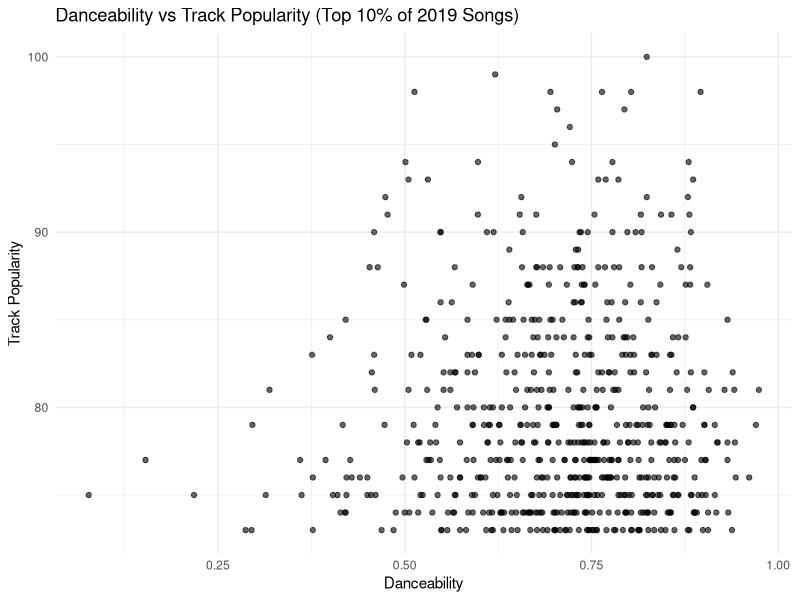
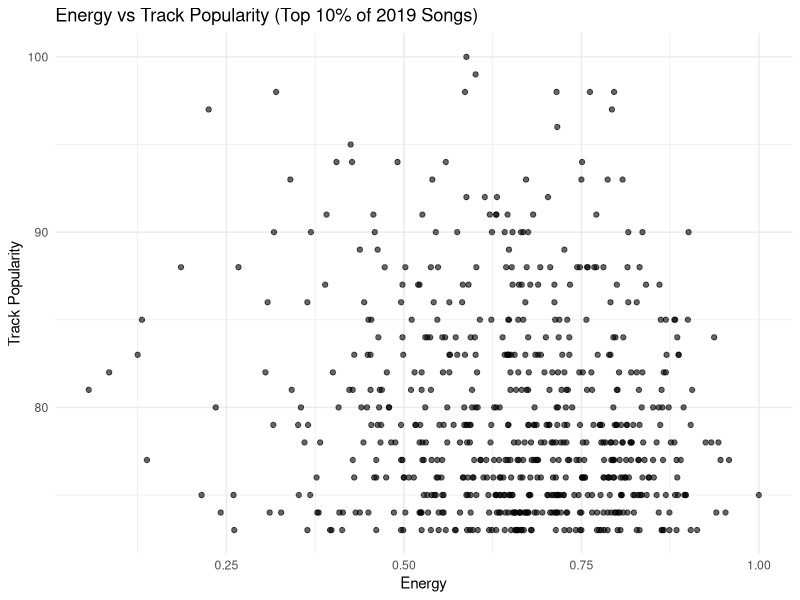
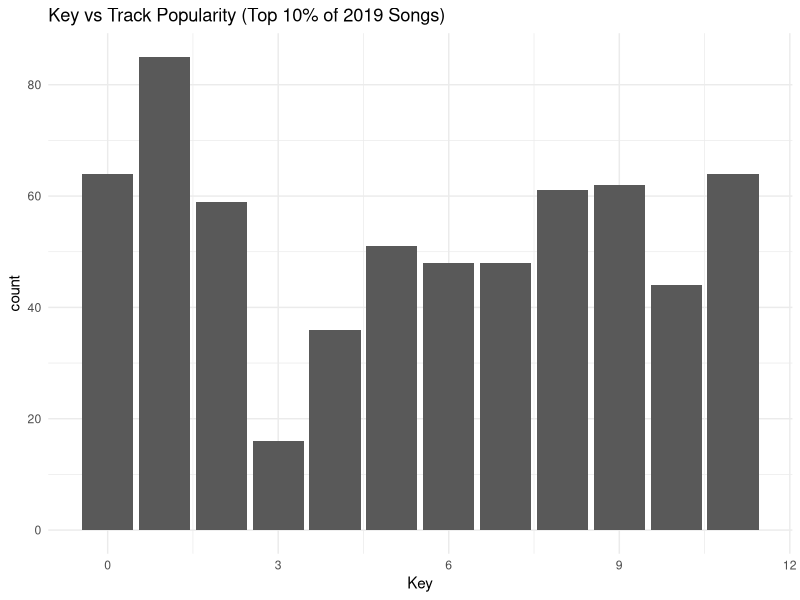
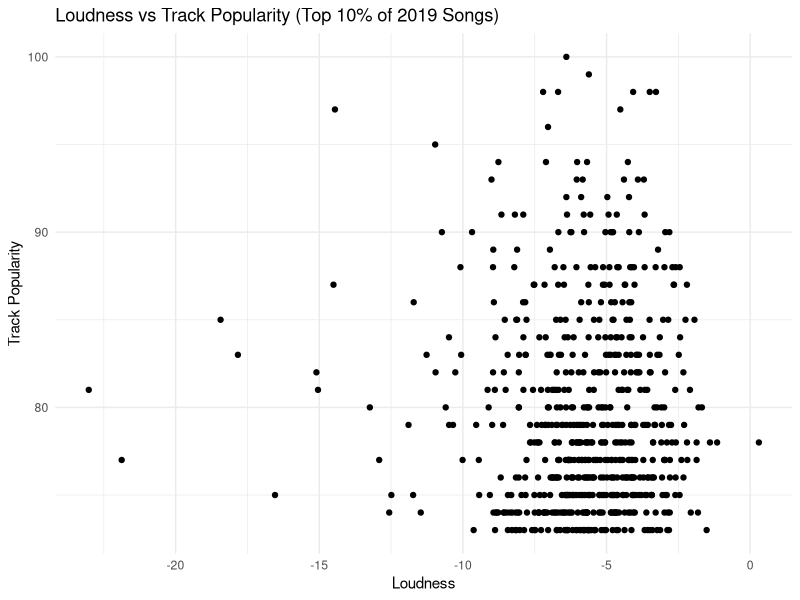
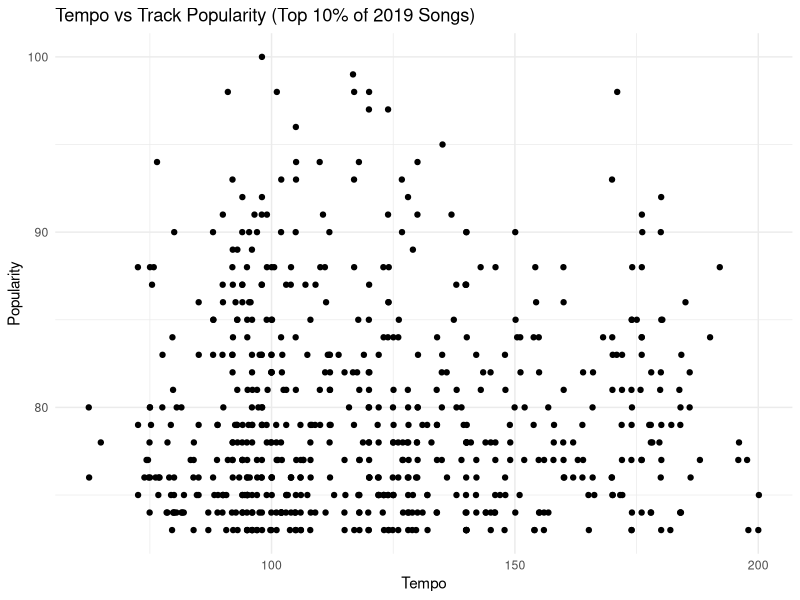
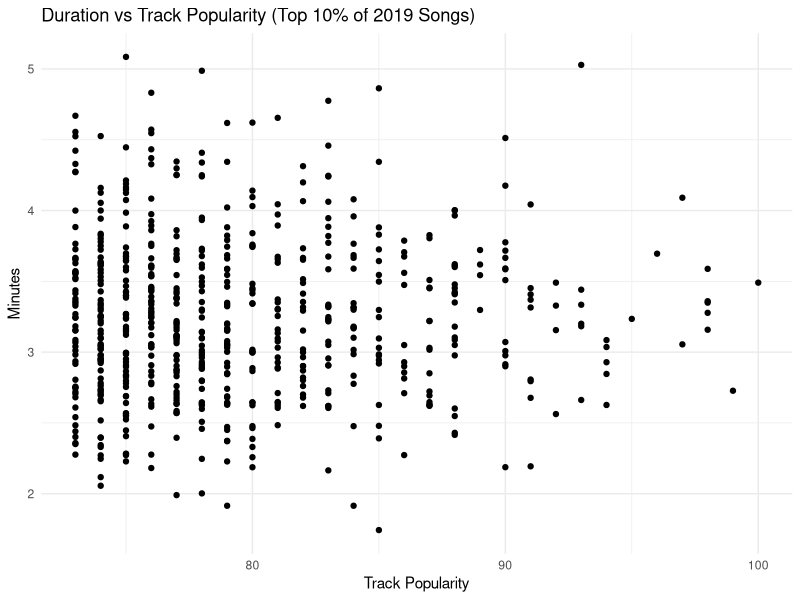
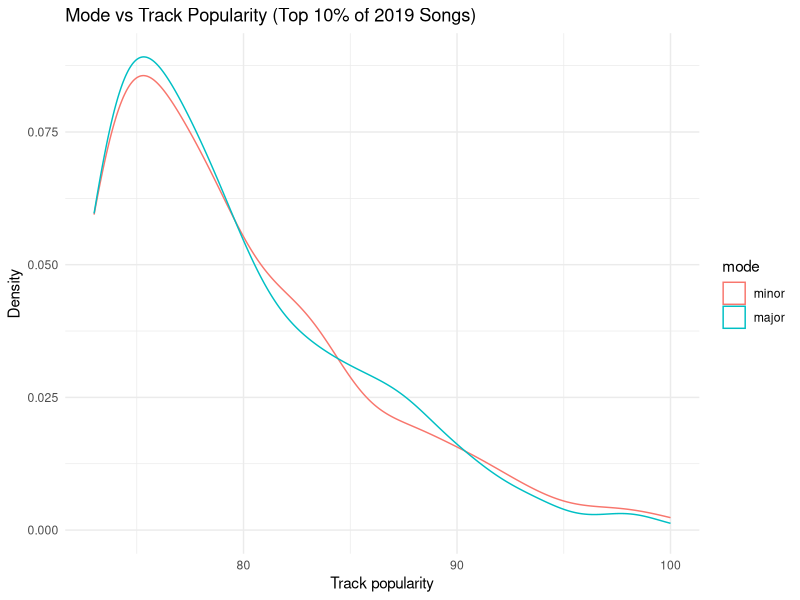
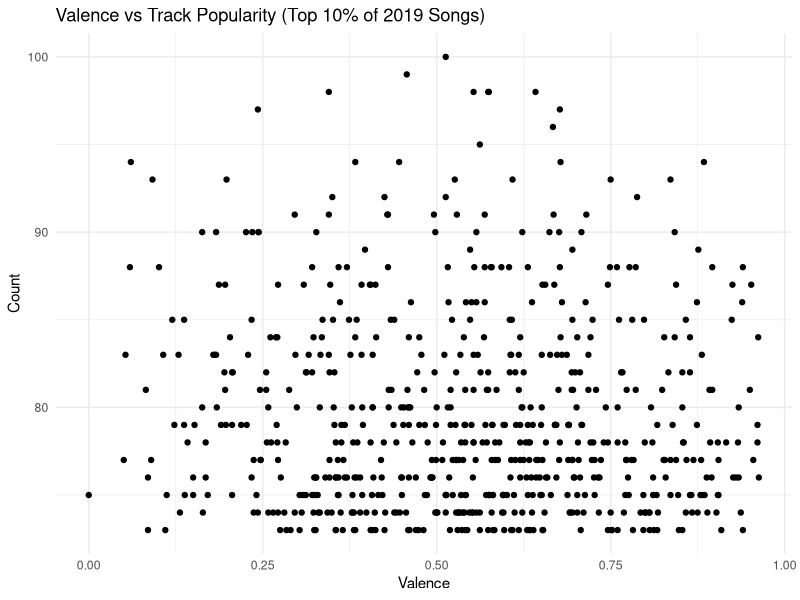

Write R code to recreate these figures, in order.
## ---- chunk 1
#| warning: false
#| message: false
#| echo: false

# Set Up
library(tidyverse)
library(lubridate)

spotify_songs_cleaned <- read_csv("spotify_cleaned.csv")
## ---- chunk 2
#| warning: false
#| message: false
#| echo: false
#| include: false

spotify_songs_cleaned |>
select(track_popularity, danceability, energy)
## ---- chunk 3
#| warning: false
#| message: false
#| echo: false
#| label: fig-danceability
#| fig-cap: "Track danceability and popularity."


spotify_songs_cleaned |>
ggplot(aes(x = danceability, y = track_popularity)) +
geom_point(alpha = 0.6) +
labs(
title = "Danceability vs Track Popularity (Top 10% of 2019 Songs)",
x = "Danceability",
y = "Track Popularity"
) + theme_minimal()

## ---- chunk 4
#| warning: false
#| message: false
#| echo: false
#| label: fig-energy
#| fig-cap: "Track energy and popularity."
spotify_songs_cleaned |>
ggplot(aes(x = energy, y = track_popularity)) +
geom_point(alpha = 0.6) +
labs(
title = "Energy vs Track Popularity (Top 10% of 2019 Songs)",
x = "Energy",
y = "Track Popularity"
) + theme_minimal()
## ---- chunk 5
#| warning: false
#| message: false
#| echo: false
#| label: fig-key
#| fig-cap: "Track key and popularity."
ggplot(spotify_songs_cleaned, aes(x = key)) +
  geom_bar() +
  theme_minimal() + 
  labs(title = "Key vs Track Popularity (Top 10% of 2019 Songs)", 
       x = "Key")
## ---- chunk 6
#| warning: false
#| message: false
#| echo: false
#| label: fig-loud
#| fig-cap: "Track loudness and popularity."
ggplot(spotify_songs_cleaned, aes(x = loudness, y = track_popularity)) +
  geom_point() +
  theme_minimal() + 
  labs(title = "Loudness vs Track Popularity (Top 10% of 2019 Songs)",
       x = "Loudness",
       y = "Track Popularity")
## ---- chunk 7
#| warning: false
#| message: false
#| echo: false
#| label: fig-tempo
#| fig-cap: "Track tempo and popularity."
ggplot(data = spotify_songs_cleaned,
       aes(x = tempo, y = track_popularity)) +
  geom_point() +
  labs(title = "Tempo vs Track Popularity (Top 10% of 2019 Songs)",
       x = "Tempo",
       y = "Popularity") +
  theme_minimal()
## ---- chunk 8
#| warning: false
#| message: false
#| echo: false
#| label: tbl-tempo
library(knitr)
spofity_songs_summary <- spotify_songs_cleaned |>
  group_by(tempo) |>
  summarise(
    avg_pop = mean(track_popularity, na.rm = TRUE),
    max_pop = max(track_popularity, na.rm = TRUE),
    min_pop = min(track_popularity, na.rm = TRUE),
    number_of_songs = n()
  )
kable(head(spofity_songs_summary))
## ---- chunk 9
#| warning: false
#| message: false
#| echo: false
spotify_songs_cleaned <- spotify_songs_cleaned |>
  mutate(duration_min = duration_ms / (1000 * 60))
# converted milliseconds to minutes 
## ---- chunk 10
#| warning: false
#| message: false
#| echo: false
#| label: fig-duration
#| fig-cap: "Track duration and popularity."
ggplot(data = spotify_songs_cleaned, aes(x = track_popularity, y = duration_min)) +
  geom_point() +
  labs(title = "Duration vs Track Popularity (Top 10% of 2019 Songs)",
       x = "Track Popularity",
       y = "Minutes") +
  theme_minimal()
## ---- chunk 11
#| warning: false
#| message: false
#| echo: false
#| label: fig-mode
#| fig-cap: "Track mode and popularity."
# Major is 1, minor is 0

mode_popularity <- spotify_songs_cleaned |>
  group_by(mode) |>
  summarize(num_songs = n(),
            avg_popularity = mean(track_popularity))

mode_popularity

spotify_songs_cleaned |>
  mutate(mode = factor(mode, labels = c("minor", "major"))) |>
  ggplot(aes(x = track_popularity, group = mode, color = mode)) +
  geom_density() + labs(
    title = "Mode vs Track Popularity (Top 10% of 2019 Songs)",
    x = "Track popularity",
    y = "Density"
  ) +theme_minimal()
## ---- chunk 12
#| warning: false
#| message: false
#| echo: false
#| label: fig-valence
#| fig-cap: "Track valence and popularity."
spotify_songs_cleaned |>
  ggplot(aes(x = valence, y = track_popularity)) +
  geom_point() + theme_minimal() + labs(title = "Valence vs Track Popularity (Top 10% of 2019 Songs)",
       x = "Valence", 
       y = "Count") + theme_minimal()
